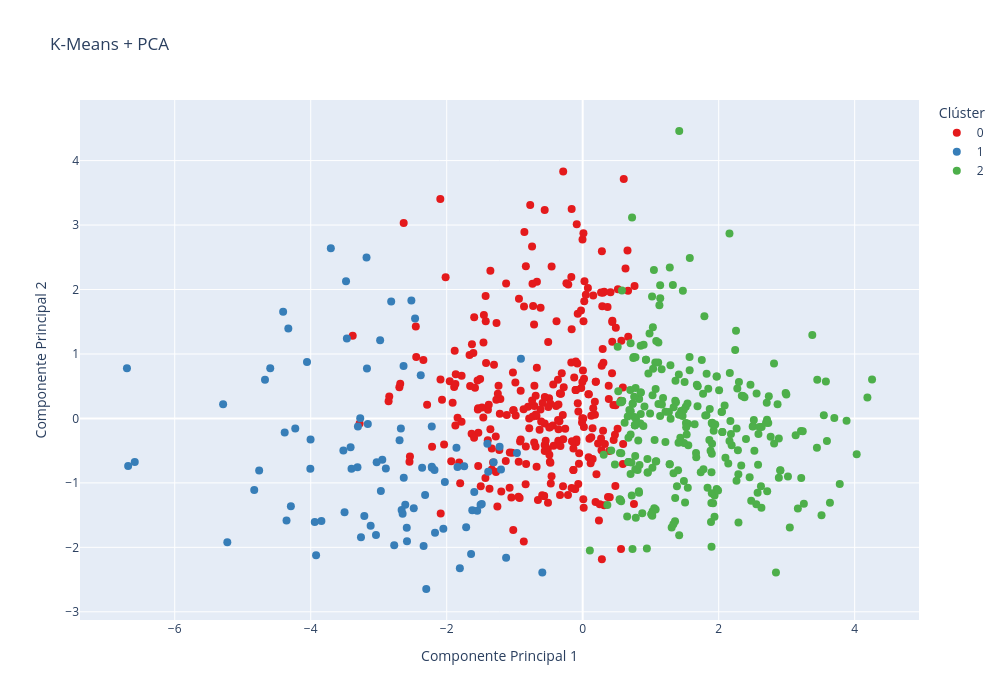

Notebook code for this chart:
### Markdown cell above
Se calculan los dos primeros componentes principales y se grafican:

### Code cell
pca = PCA(n_components=2)
data_pca = pca.fit_transform(k_scaled)

print(f"Varianza explicada por componente: {np.round(pca.explained_variance_ratio_, 3)}")
print(f"Varianza explicada total: {pca.explained_variance_ratio_.sum():.3f}")

k_df["PCA1"] = data_pca[:, 0]
k_df["PCA2"] = data_pca[:, 1]

fig = px.scatter(
    k_df,
    x="PCA1",
    y="PCA2",
    color="cluster",
    title="K-Means + PCA",
    hover_data=list(df_ul.columns),
    labels={"PCA1": "Componente Principal 1", "PCA2": "Componente Principal 2"},
    category_orders={"cluster": ["0", "1", "2"]},
    color_discrete_sequence=px.colors.qualitative.Set1,
)

fig.update_layout(
    legend_title_text="Clúster",
    hovermode="closest",
    width=1000,
    height=700
)
fig.update_traces(marker=dict(size=8))
fig.show()

### Figure 1 — Plotly figure (JSON) as saved in the notebook; plotly's stock layout.template omitted (floating-point values rounded to 4 significant figures; data arrays with more than 128 entries replaced by an {"elided": "..."} marker saying what was removed)
{"data": [{"customdata": {"elided": "293x12 int values"}, "hovertemplate": "cluster=0<br>Componente Principal 1=%{x}<br>Componente Principal 2=%{y}<br>studytime=%{customdata[0]}<br>failures=%{customdata[1]}<br>schoolsup=%{customdata[2]}<br>famsup=%{customdata[3]}<br>paid=%{customdata[4]}<br>activities=%{customdata[5]}<br>higher=%{customdata[6]}<br>internet=%{customdata[7]}<br>absences=%{customdata[8]}<br>G1=%{customdata[9]}<br>G2=%{customdata[10]}<br>G3=%{customdata[11]}<extra></extra>", "legendgroup": "0", "marker": {"color": "rgb(228,26,28)", "size": 8, "symbol": "circle"}, "mode": "markers", "name": "0", "orientation": "v", "showlegend": true, "type": "scatter", "x": {"elided": "293 float values"}, "xaxis": "x", "y": {"elided": "293 float values"}, "yaxis": "y"}, {"customdata": {"elided": "89x12 int values"}, "hovertemplate": "cluster=1<br>Componente Principal 1=%{x}<br>Componente Principal 2=%{y}<br>studytime=%{customdata[0]}<br>failures=%{customdata[1]}<br>schoolsup=%{customdata[2]}<br>famsup=%{customdata[3]}<br>paid=%{customdata[4]}<br>activities=%{customdata[5]}<br>higher=%{customdata[6]}<br>internet=%{customdata[7]}<br>absences=%{customdata[8]}<br>G1=%{customdata[9]}<br>G2=%{customdata[10]}<br>G3=%{customdata[11]}<extra></extra>", "legendgroup": "1", "marker": {"color": "rgb(55,126,184)", "size": 8, "symbol": "circle"}, "mode": "markers", "name": "1", "orientation": "v", "showlegend": true, "type": "scatter", "x": [-3.481, -3.469, -2.693, -3.52, -1.857, -1.309, -2.663, -4.292, -1.594, -3.502, -2.22, -2.362, -3.306, -3.179, -3.119, -2.632, -4.758, -1.484, -2.52, -3.921, -3.843, -1.127, -3.04, -2.318, -5.227, -3.261, -4.356, -1.624, -2.172, -0.9083, -2.772, -2.18, -1.641, -2.465, -1.807, -1.502, -2.382, -2.301, -1.202, -2.969, -1.551, -3.212, -4.002, -1.222, -4.406, -2.584, -3.704, -2.217, -2.588, -1.841, -2.219, -1.402, -3.4, -3.272, -2.895, -2.648, -2.34, -2.027, -4.006, -2.979, -2.947, -2.674, -1.39, -2.635, -1.714, -5.288, -3.03, -6.588, -3.313, -4.227, -3.94, -4.055, -2.609, -2.049, -3.173, -3.414, -4.831, -2.817, -3.16, -4.673, -0.5941, -4.595, -2.485, -6.685, -0.9672, -6.703, -1.743, -4.383, -4.329], "xaxis": "x", "y": [2.13, 1.24, -0.3392, -0.4967, -0.4532, -0.6813, -1.421, -1.362, -1.143, -1.455, -0.124, -0.7658, -0.1249, 2.496, -1.667, -0.9215, -0.8068, -1.328, 1.828, -2.123, -1.592, -2.161, -1.809, -1.187, -1.92, -1.844, -1.584, -1.423, -1.772, 0.9256, -1.969, -0.8003, -2.103, 1.55, -2.323, -1.338, 0.6692, -2.646, -0.7913, -1.127, -1.432, -1.514, -0.3268, -0.44, 1.657, -1.905, 2.639, -0.7658, -1.695, -0.7533, -0.7477, -0.3929, -0.7801, 0.00464, -0.778, -1.479, -1.978, -0.986, -0.7819, 1.214, -0.64, -0.1581, -0.8283, 0.8135, -1.688, 0.2212, -0.6795, -0.6743, -0.757, -0.157, -1.607, 0.8737, -1.34, -1.711, 0.7761, -0.4482, -1.112, 1.813, -0.08581, 0.5993, -2.392, 0.78, -1.392, -0.7379, -0.536, 0.7794, -0.7409, -0.2187, 1.397], "yaxis": "y"}, {"customdata": {"elided": "267x12 int values"}, "hovertemplate": "cluster=2<br>Componente Principal 1=%{x}<br>Componente Principal 2=%{y}<br>studytime=%{customdata[0]}<br>failures=%{customdata[1]}<br>schoolsup=%{customdata[2]}<br>famsup=%{customdata[3]}<br>paid=%{customdata[4]}<br>activities=%{customdata[5]}<br>higher=%{customdata[6]}<br>internet=%{customdata[7]}<br>absences=%{customdata[8]}<br>G1=%{customdata[9]}<br>G2=%{customdata[10]}<br>G3=%{customdata[11]}<extra></extra>", "legendgroup": "2", "marker": {"color": "rgb(77,175,74)", "size": 8, "symbol": "circle"}, "mode": "markers", "name": "2", "orientation": "v", "showlegend": true, "type": "scatter", "x": {"elided": "267 float values"}, "xaxis": "x", "y": {"elided": "267 float values"}, "yaxis": "y"}], "layout": {"height": 700, "hovermode": "closest", "legend": {"title": {"text": "Clúster"}, "tracegroupgap": 0}, "title": {"text": "K-Means + PCA"}, "width": 1000, "xaxis": {"anchor": "y", "domain": [0, 1], "title": {"text": "Componente Principal 1"}}, "yaxis": {"anchor": "x", "domain": [0, 1], "title": {"text": "Componente Principal 2"}}}}
